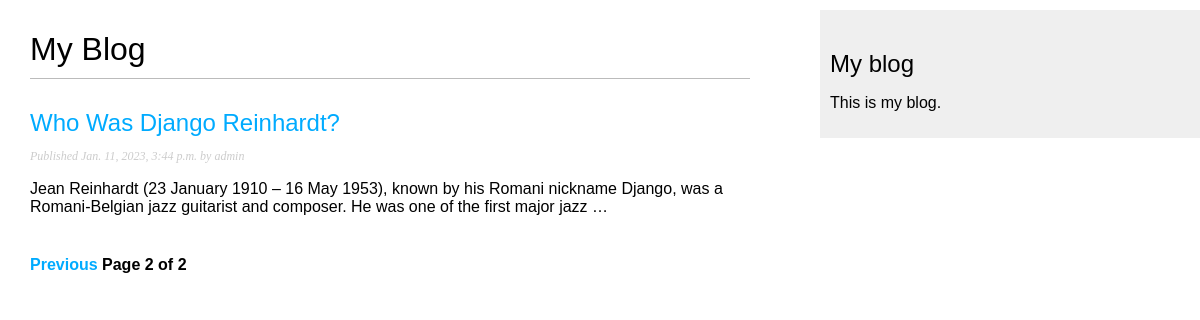
Screenshot of /blog/?page=2 with the database file from the repository.
### blog/models.py (models this page shows, shortened)
class Post(models.Model):
    class Status(models.TextChoices):
        DRAFT =    'DF', 'Draft',
        PUBLISHED = 'PB', 'Published',
    title = models.CharField(max_length=250)
    slug = models.SlugField(max_length=250, unique_for_date='publish')
    author = models.ForeignKey(User, on_delete=models.CASCADE, related_name='blog_posts')
    body = models.TextField()
    publish = models.DateTimeField(default=timezone.now)
    created = models.DateTimeField(auto_now_add=True)
    updated = models.DateTimeField(auto_now=True)
    status = models.CharField(max_length=2, choices=Status.choices, default=Status.DRAFT)
    objects = models.Manager() #the default Manager
    published = PublisedManager() #the customer manager
    class Meta:
        ordering = ['-publish']
        indexes = [
            models.Index(fields=['-publish']),
        ]
    def get_absolute_url(self):
        return reverse("blog:post_detail", args=[self.publish.year,
                                                self.publish.month,
                                                self.publish.day,
                                                self.slug])

### blog/views.py (the view)
# urls.py: path('', views.PostListView.as_view(), name='post_list'),
class PostListView(ListView):
    queryset = Post.published.all()
    context_object_name = 'posts'
    paginate_by = 3
    template_name = "blog/post/list.html"

### blog/templates/blog/post/list.html (shortened to what this page needs)
{% extends "blog/base.html" %}
{% block content %}
<h1>My Blog</h1>
{% for post in posts %}
<h2>
	<a href="{{ post.get_absolute_url }}"> {{ post.title }} </a>
</h2>
<p class="date">Published {{ post.publish }} by {{ post.author }}</p>
{{ post.body|truncatewords:30|linebreaks }}
{% endfor %}
{% include 'pagenation.html' with page=page_obj %}
{% endblock %}

### blog/static/css/blog.css (style rules this page uses)
body { margin:10px 0; padding:0; font-family:helvetica, sans-serif; }
a { color:#00abff; text-decoration:none; }
h1 { font-weight:normal; border-bottom:1px solid #bbb; padding:0 0 10px 0; }
h2 { font-weight:normal; margin:30px 0 0; }
p.date { color:#ccc; font-family: georgia, serif; font-size: 12px; font-style: italic; }

### rows the page displays
Post: title "Who Was Django Reinhardt?", publish "Jan. 11, 2023, 3:44 p.m.", author "admin", body "Jean Reinhardt (23 January 1910 – 16 May 1953), known by his Romani nickname Django, was a Romani-Belgian jazz guitarist and composer. He was one of the first major jazz …"

### other values shown
{{ page.number }} "2"
{{ page.paginator.num_pages }} "2"
